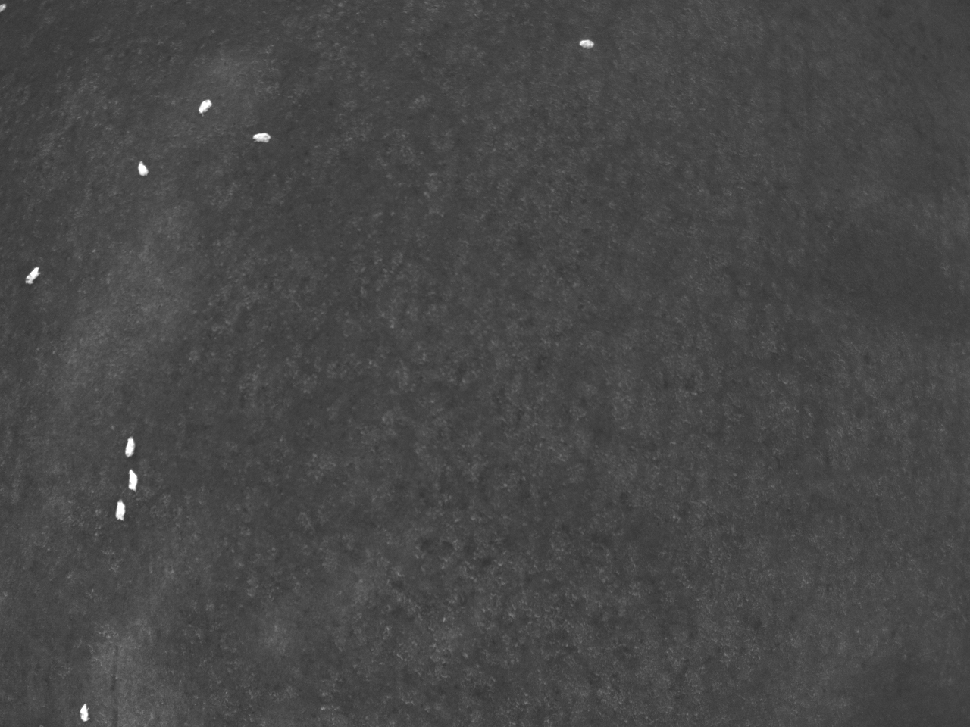
#> input picture thresholding/image.TIF, 970 x 727 px, shrunk from 1280 x 960 before the run
$ python hello.py
#> lines starting #> are read from the running program, lines starting #| are printed output that depends on the picture; after the words box and inside, x2 and y2 are one past the last pixel; in counts of white or black regions, pixels touching at a corner belong together
import math

import cv2  # OpenCV
import numpy as np  # Arrays (1D, 2D, and matrices)
import matplotlib.pyplot as plt  # Plot

threshold_value = 120
min_pixels_in_sheep = 10
rectangle_size = 30
negative_offset = 10


def main():
    """Main algorithm for this attempt using thresholding"""

    # load the image and convert to grayscale
    img = cv2.imread("image.TIF")
#> img is the input picture: shape (727, 970, 3); min 50, max 255, mean 71.5
    print(img.shape)
#| (727, 970, 3)
    img_gray = cv2.cvtColor(img, cv2.COLOR_BGR2GRAY)

    # do a binary threshold on the image based on provided variables above
    threshold_img = threshold(img_gray)
    cv2.imwrite("threshold.png", threshold_img)
    print(threshold_img.shape)

    # locate the none zero pixels and group neighbouring to find the sheep locations
    locations = sheep_locations(threshold_img)
    print(locations)
    print(len(locations))

    # outline sheep in original image and save
    identified_sheep_img = outline_sheep(img, locations)
    cv2.imwrite("identified_sheep_img.png", identified_sheep_img)


def threshold(img):
    """Threshold the image based on values at top of script"""
    _, threshold_img = cv2.threshold(img, threshold_value, 255, cv2.THRESH_BINARY)
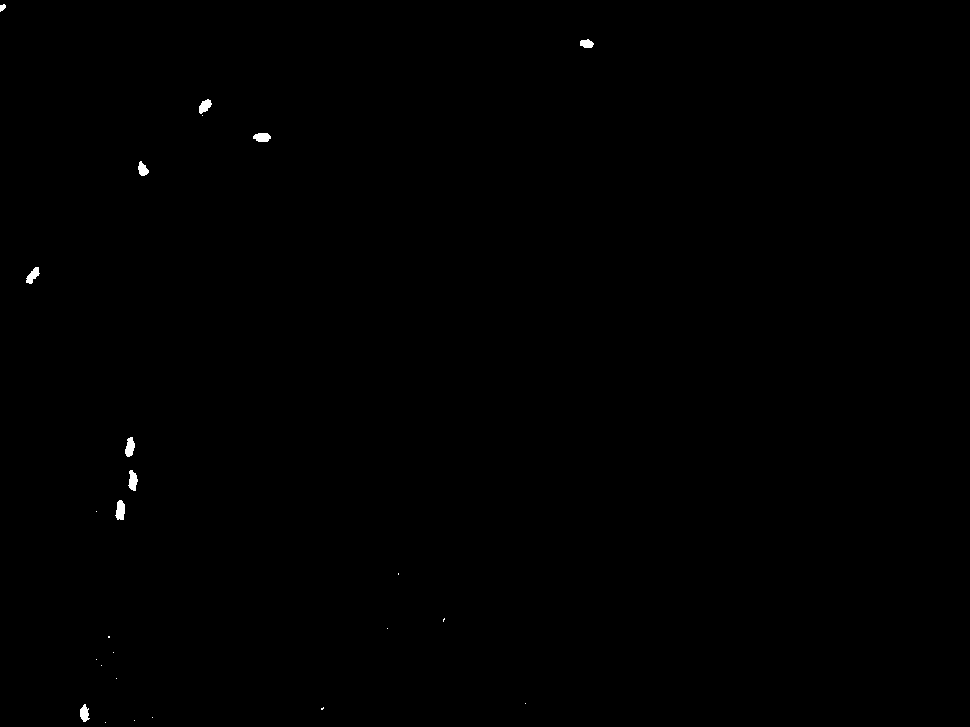
#> threshold_img: shape (727, 970); 0.17% white; 25 white regions (15 under 20 px), largest, box (x1, y1, x2, y2) and area: (115, 500, 125, 520) 151, (125, 437, 135, 457) 141, (128, 470, 138, 491) 140
#| (727, 970)

    return threshold_img


def sheep_locations(image):
    """ find the sheep coordinates, based on the none zero pixels groupings"""
    coords = []

    # for each none zero pixels
    for row in range(image.shape[0]):
        for column in range(image.shape[1]):
            if image[row, column] > 0:
                # find and eliminate neighbours, making note of how many.
                count, image = expand_remove(row, column, image)
                # if there are a certain number in a group it is probably a sheep so save the coordinates
                if count > min_pixels_in_sheep:
                    coords.append([row, column, count])
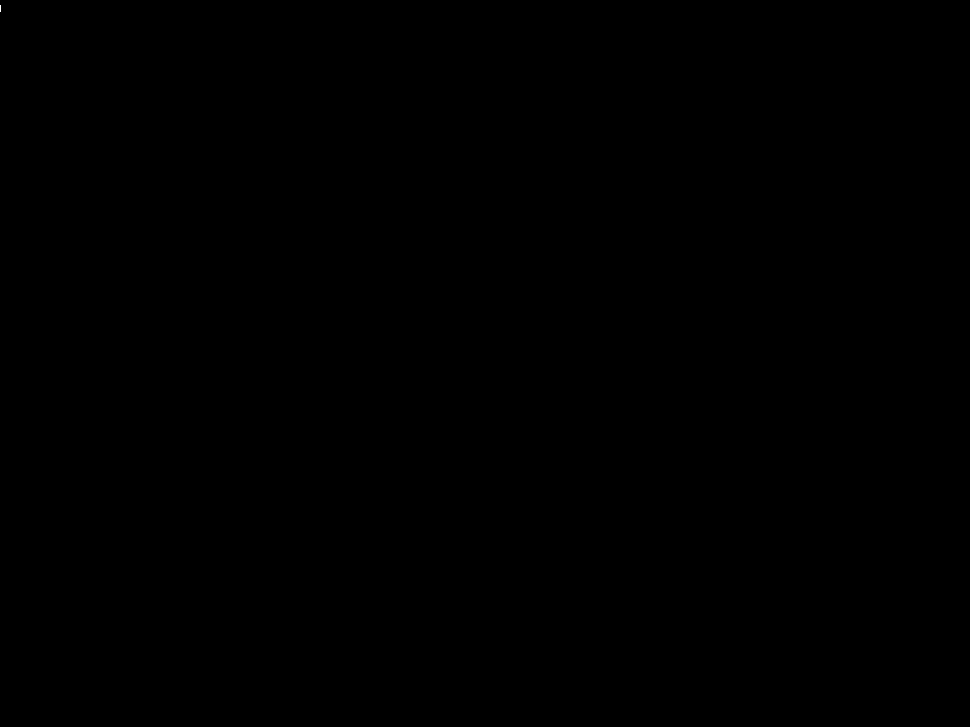
#> image: shape (727, 970); 0% white in thin lines or dots, all inside (x1, y1, x2, y2) = (0, 5, 1, 12)
#> after the loop, coords = [[4, 3, 26], [39, 587, 95], [99, 207, 122], [133, 258, 130], [161, 140, 106], [267, 35, 127], [437, 130, 141], [470, 130, 140], [500, 119, 151], [704, 84, 118]]; count = 1
#> in main, `locations = sheep_locations(threshold_img)`: locations has the same summary as coords in sheep_locations
#| [[4, 3, 26], [39, 587, 95], [99, 207, 122], [133, 258, 130], [161, 140, 106], [267, 35, 127], [437, 130, 141], [470, 130, 140], [500, 119, 151], [704, 84, 118]]
#| 10
    return coords


def expand_remove(row, column, image):
    """find none zero neighbours of a point in a grid"""

    count = 0
    queue = {(row, column)}  # setup a set of coordinates ready to check
    checked = {0}  # setup a set to store our checked coords to save duplication
    while len(queue) > 0:
        coord = queue.pop()
        if coord not in checked:
            checked.add(coord)
            # is coord inside image and it none zero
            if 0 < coord[0] < image.shape[0] and 0 < coord[1] < image.shape[1] and image[coord[0], coord[1]] > 0:
                # count the pixel and remove it from image
                count = count + 1
                image[coord[0], coord[1]] = 0
                # add its neighbours to queue ready to check
                queue.add((coord[0] + 1, coord[1]))
                queue.add((coord[0] - 1, coord[1]))
                queue.add((coord[0], coord[1] + 1))
                queue.add((coord[0], coord[1] - 1))
    return count, image


def outline_sheep(image, coords):
    """based on coordinates provided outline the sheep in the image"""
    identified_sheep_image = image
    for location in coords:
        identified_sheep_image = cv2.rectangle(
            identified_sheep_image,
            (location[1] - negative_offset, location[0] - negative_offset),
            (location[1] + rectangle_size, location[0] + rectangle_size),
            (0, 0, 255),
            3
        )
#> this loop made 10 passes
#> pass 1, in outline_sheep, `identified_sheep_image = cv2.rectangle( identified_sheep_image, (locat..`:
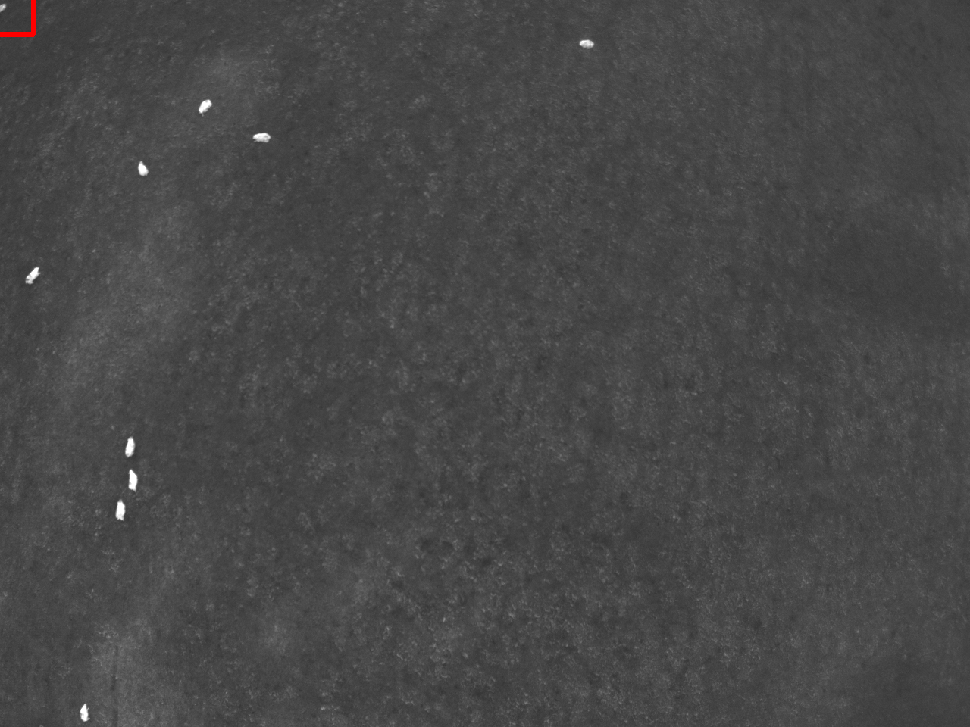
#> identified_sheep_image: shape (727, 970, 3); 0.05% of pixels changed, all inside (x1, y1, x2, y2) = (0, 0, 36, 37)
#> pass 2, in outline_sheep, `identified_sheep_image = cv2.rectangle( identified_sheep_image, (locat..`:
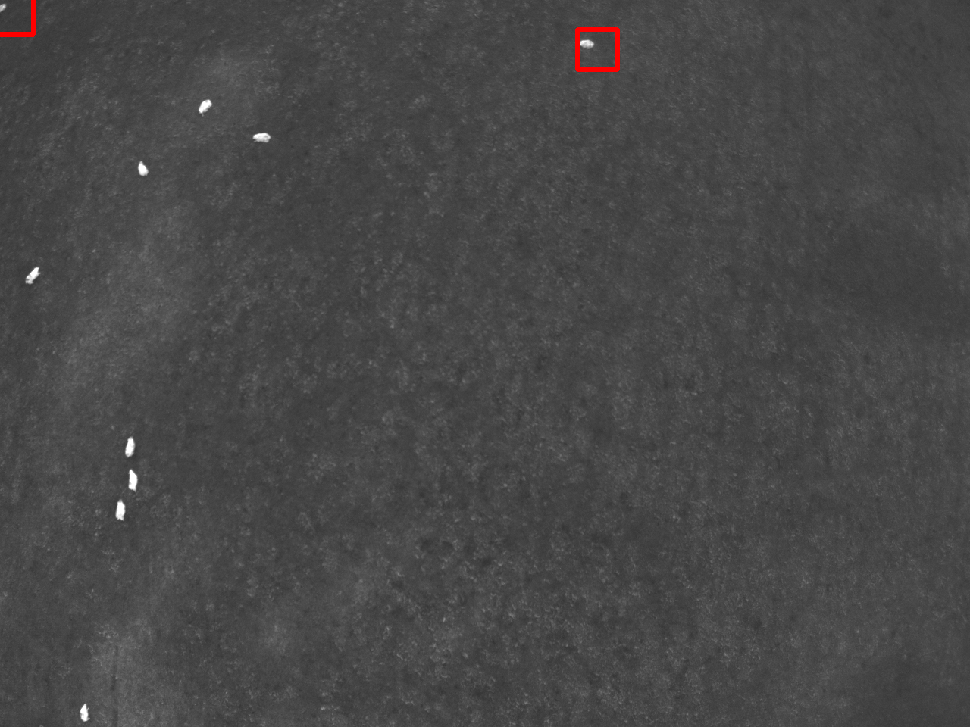
#> identified_sheep_image: shape (727, 970, 3); 0.11% of pixels changed, all inside (x1, y1, x2, y2) = (575, 27, 620, 72)
#> pass 3, in outline_sheep, `identified_sheep_image = cv2.rectangle( identified_sheep_image, (locat..`:
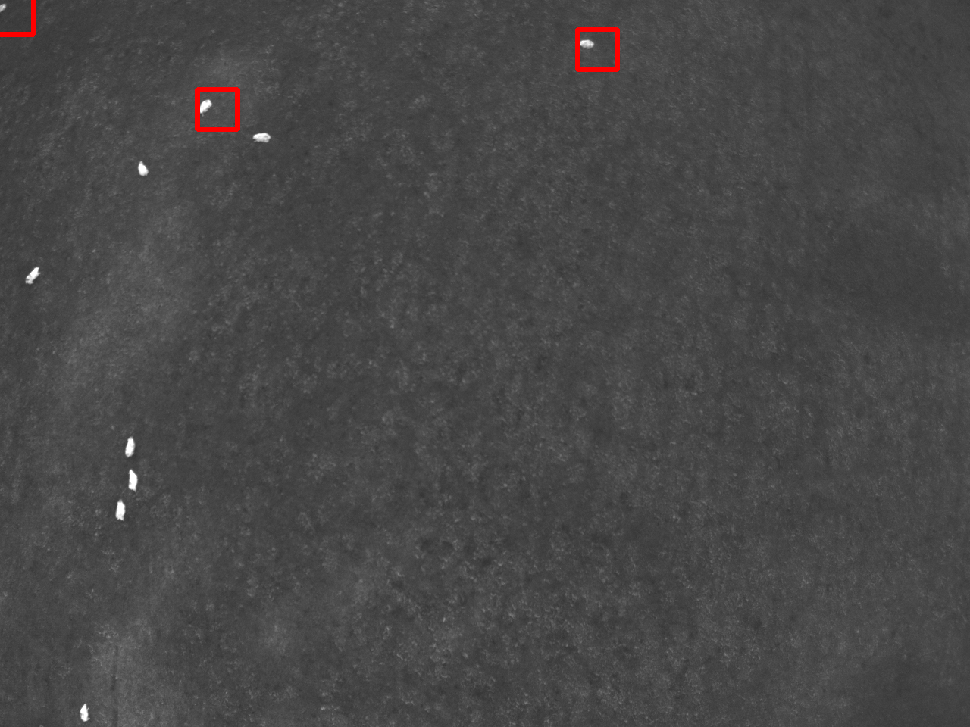
#> identified_sheep_image: shape (727, 970, 3); 0.11% of pixels changed, all inside (x1, y1, x2, y2) = (195, 87, 240, 132)
#> after the loop:
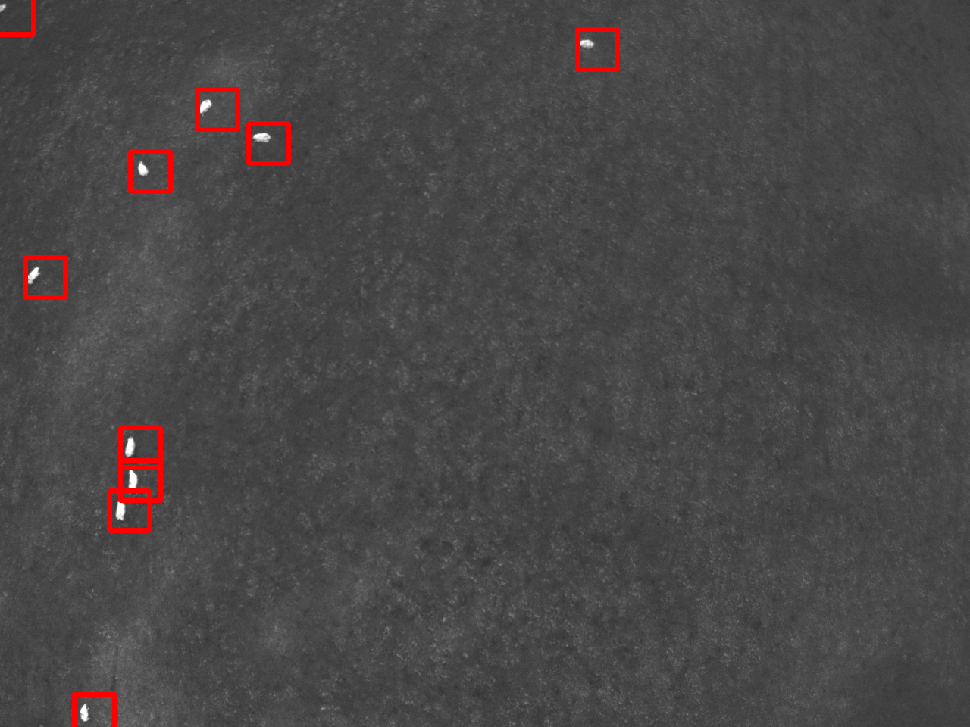
#> identified_sheep_image: shape (727, 970, 3); 0.72% of pixels changed, all inside (x1, y1, x2, y2) = (23, 121, 291, 727)
    return identified_sheep_image


if __name__ == '__main__':
    main()
